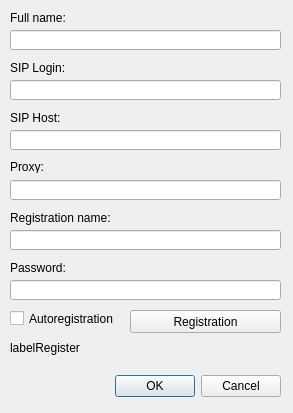
<?xml version="1.0" encoding="UTF-8"?>
<ui version="4.0">
 <class>IdentityDialog</class>
 <widget class="QDialog" name="IdentityDialog">
  <property name="geometry">
   <rect>
    <x>0</x>
    <y>0</y>
    <width>293</width>
    <height>413</height>
   </rect>
  </property>
  <property name="windowTitle">
   <string>Registration Settings</string>
  </property>
  <widget class="QWidget" name="layoutWidget">
   <property name="geometry">
    <rect>
     <x>10</x>
     <y>370</y>
     <width>271</width>
     <height>33</height>
    </rect>
   </property>
   <layout class="QHBoxLayout">
    <property name="spacing">
     <number>6</number>
    </property>
    <property name="margin">
     <number>0</number>
    </property>
    <item>
     <spacer>
      <property name="orientation">
       <enum>Qt::Horizontal</enum>
      </property>
      <property name="sizeHint" stdset="0">
       <size>
        <width>131</width>
        <height>31</height>
       </size>
      </property>
     </spacer>
    </item>
    <item>
     <widget class="QPushButton" name="okButton">
      <property name="text">
       <string>OK</string>
      </property>
     </widget>
    </item>
    <item>
     <widget class="QPushButton" name="cancelButton">
      <property name="text">
       <string>Cancel</string>
      </property>
     </widget>
    </item>
   </layout>
  </widget>
  <widget class="QLabel" name="label">
   <property name="geometry">
    <rect>
     <x>10</x>
     <y>10</y>
     <width>71</width>
     <height>16</height>
    </rect>
   </property>
   <property name="text">
    <string>Full name:</string>
   </property>
  </widget>
  <widget class="QLabel" name="label_2">
   <property name="geometry">
    <rect>
     <x>10</x>
     <y>60</y>
     <width>161</width>
     <height>16</height>
    </rect>
   </property>
   <property name="text">
    <string>SIP Login:</string>
   </property>
  </widget>
  <widget class="QLabel" name="label_3">
   <property name="geometry">
    <rect>
     <x>10</x>
     <y>110</y>
     <width>181</width>
     <height>16</height>
    </rect>
   </property>
   <property name="text">
    <string>SIP Host:</string>
   </property>
  </widget>
  <widget class="QLabel" name="label_4">
   <property name="geometry">
    <rect>
     <x>10</x>
     <y>160</y>
     <width>46</width>
     <height>13</height>
    </rect>
   </property>
   <property name="text">
    <string>Proxy:</string>
   </property>
  </widget>
  <widget class="QLabel" name="label_5">
   <property name="geometry">
    <rect>
     <x>10</x>
     <y>210</y>
     <width>131</width>
     <height>16</height>
    </rect>
   </property>
   <property name="text">
    <string>Registration name:</string>
   </property>
  </widget>
  <widget class="QLineEdit" name="fullname">
   <property name="geometry">
    <rect>
     <x>10</x>
     <y>30</y>
     <width>271</width>
     <height>20</height>
    </rect>
   </property>
  </widget>
  <widget class="QLineEdit" name="username">
   <property name="geometry">
    <rect>
     <x>10</x>
     <y>80</y>
     <width>271</width>
     <height>20</height>
    </rect>
   </property>
  </widget>
  <widget class="QLineEdit" name="hostname">
   <property name="geometry">
    <rect>
     <x>10</x>
     <y>130</y>
     <width>271</width>
     <height>20</height>
    </rect>
   </property>
  </widget>
  <widget class="QLineEdit" name="sipProxy">
   <property name="geometry">
    <rect>
     <x>10</x>
     <y>180</y>
     <width>271</width>
     <height>20</height>
    </rect>
   </property>
  </widget>
  <widget class="QLineEdit" name="sipProxyUsername">
   <property name="geometry">
    <rect>
     <x>10</x>
     <y>230</y>
     <width>271</width>
     <height>20</height>
    </rect>
   </property>
  </widget>
  <widget class="QCheckBox" name="autoRegister">
   <property name="geometry">
    <rect>
     <x>10</x>
     <y>310</y>
     <width>111</width>
     <height>17</height>
    </rect>
   </property>
   <property name="text">
    <string>Autoregistration</string>
   </property>
  </widget>
  <widget class="QLineEdit" name="password">
   <property name="geometry">
    <rect>
     <x>10</x>
     <y>280</y>
     <width>271</width>
     <height>20</height>
    </rect>
   </property>
  </widget>
  <widget class="QLabel" name="label_6">
   <property name="geometry">
    <rect>
     <x>10</x>
     <y>260</y>
     <width>131</width>
     <height>16</height>
    </rect>
   </property>
   <property name="text">
    <string>Password:</string>
   </property>
  </widget>
  <widget class="QPushButton" name="buttonRegister">
   <property name="geometry">
    <rect>
     <x>130</x>
     <y>310</y>
     <width>151</width>
     <height>23</height>
    </rect>
   </property>
   <property name="text">
    <string>Registration</string>
   </property>
  </widget>
  <widget class="QLabel" name="labelRegister">
   <property name="geometry">
    <rect>
     <x>10</x>
     <y>340</y>
     <width>271</width>
     <height>16</height>
    </rect>
   </property>
   <property name="text">
    <string notr="true">labelRegister</string>
   </property>
  </widget>
 </widget>
 <tabstops>
  <tabstop>fullname</tabstop>
  <tabstop>username</tabstop>
  <tabstop>hostname</tabstop>
  <tabstop>sipProxy</tabstop>
  <tabstop>sipProxyUsername</tabstop>
  <tabstop>password</tabstop>
  <tabstop>autoRegister</tabstop>
  <tabstop>buttonRegister</tabstop>
  <tabstop>okButton</tabstop>
  <tabstop>cancelButton</tabstop>
 </tabstops>
 <resources/>
 <connections>
  <connection>
   <sender>okButton</sender>
   <signal>clicked()</signal>
   <receiver>IdentityDialog</receiver>
   <slot>accept()</slot>
   <hints>
    <hint type="sourcelabel">
     <x>278</x>
     <y>253</y>
    </hint>
    <hint type="destinationlabel">
     <x>96</x>
     <y>254</y>
    </hint>
   </hints>
  </connection>
  <connection>
   <sender>cancelButton</sender>
   <signal>clicked()</signal>
   <receiver>IdentityDialog</receiver>
   <slot>reject()</slot>
   <hints>
    <hint type="sourcelabel">
     <x>369</x>
     <y>253</y>
    </hint>
    <hint type="destinationlabel">
     <x>179</x>
     <y>282</y>
    </hint>
   </hints>
  </connection>
 </connections>
</ui>
